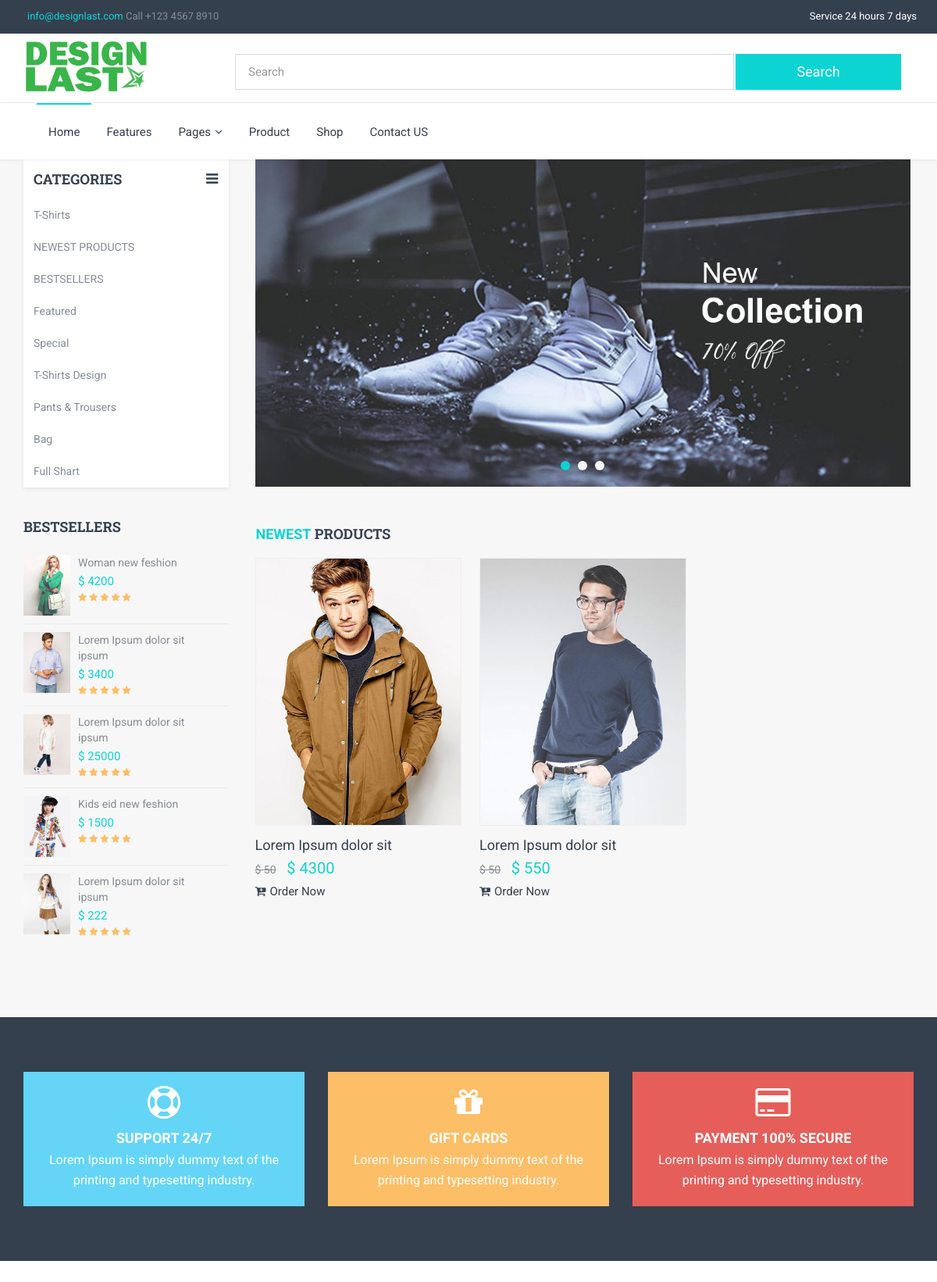
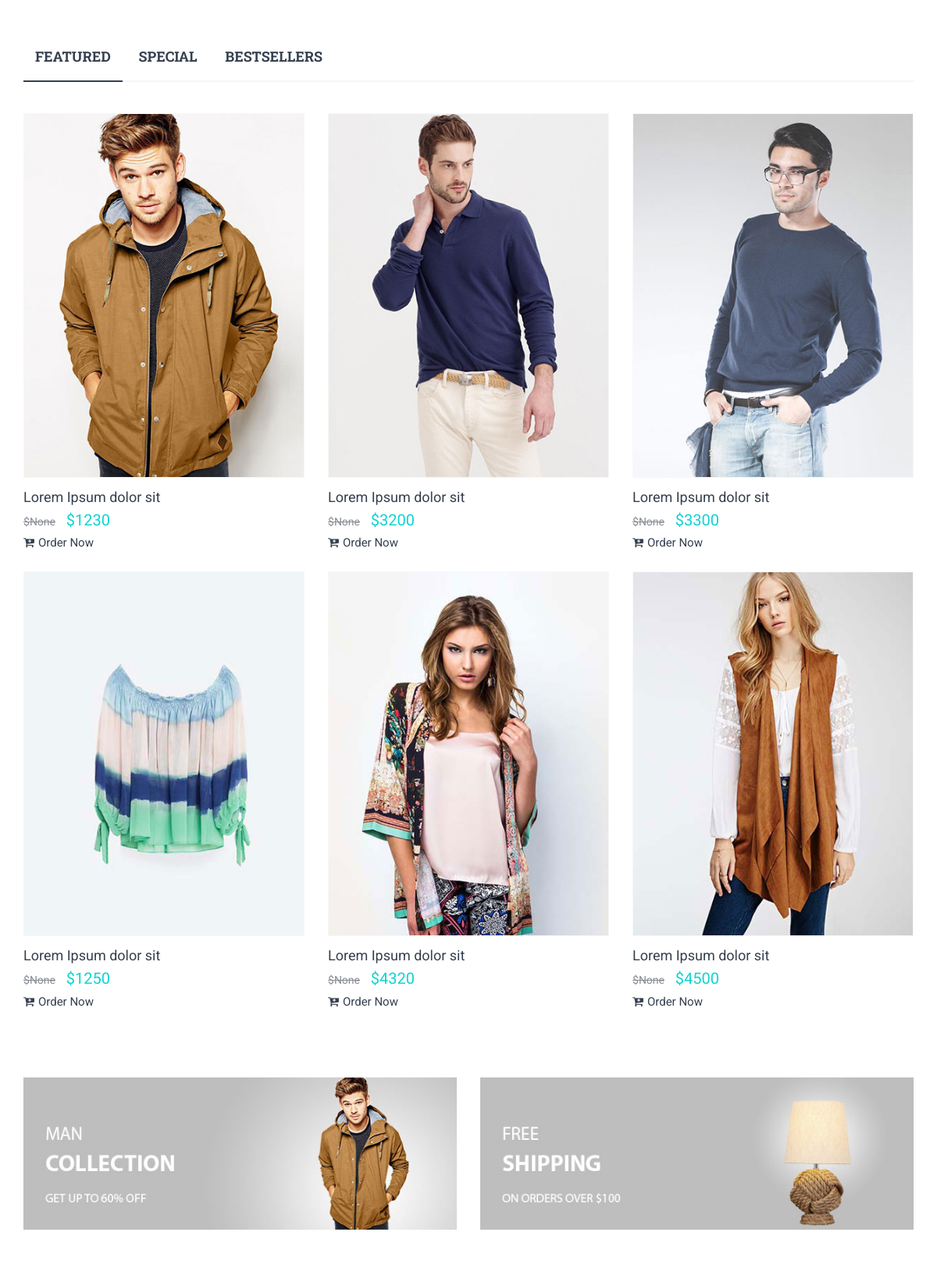
The page / (upper part) on the database its author committed (2 pictures, top to bottom).
### shopapp/models.py (models this page shows, shortened)
class Category(models.Model):
    name = models.CharField(max_length = 20, unique = True)
    create_at = models.DateTimeField(auto_now = True, auto_now_add = False)

class Product(models.Model):
    name = models.CharField(max_length = 100)
    product_code = models.IntegerField(blank = True, null = True)
    price = models.IntegerField()
    discount_price = models.IntegerField(blank = True, null = True)
    discount_off_price = models.IntegerField(blank = True, null = True)
    category = models.ForeignKey(Category, on_delete = models.CASCADE)
    color = models.ForeignKey(Color, on_delete = models.CASCADE)
    brand_name = models.ForeignKey(Brand, on_delete = models.CASCADE)
    image = models.ImageField(upload_to = 'product')
    order_now_link = models.URLField(max_length=200, blank=False)
    description = models.TextField()
    publish_on = models.DateTimeField(auto_now = False, auto_now_add = True)
    update_on = models.DateTimeField(auto_now = False, auto_now_add = True)

class Slider(models.Model):
    image = models.ImageField(upload_to = 'slider')
    title = models.CharField(max_length = 30, blank = True, null = True)
    create_at = models.DateTimeField(auto_now = True, auto_now_add = False)

### shopapp/views.py (the view)
# urls.py: path('', homepage, name = 'homepage'),
def homepage(request):
    product_search = Product.objects.all()
    slider_obj = Slider.objects.all()
    latest_product = Product.objects.filter(category__id = 2).order_by('-id')[:6]
    best_seller = Product.objects.filter(category__id = 3).order_by('-id')[:5]
    featured = Product.objects.filter(category__id = 4).order_by('-id')[:9]
    best_seller_galllery = Product.objects.filter(category__id = 3).order_by('-id')[:9]
    special = Product.objects.filter(category__id = 5).order_by('-id')[:9]
    cat_menu = Category.objects.all()
    search_query = request.GET.get('search_q')
    if search_query:
        product_search = product_search.filter(name__icontains = search_query)
    context = {
        'slider_obj' : slider_obj,
        'latest_product' : latest_product,
        'best_seller' : best_seller,
        'featured' : featured,
        'best_seller_galllery' : best_seller_galllery,
        'special' : special,
        'cat_menu' : cat_menu,
    }
    return render(request, 'design/index.html', context)

### templates/design/index.html (shortened to what this page needs)
{% extends 'app/base.html' %}
{% load static %}
{% block content %}
<section class="section light-backgorund">
    <div class="container">
        <div class="row">
            <div class="col-sm-4 col-md-3">
                <div class="navbar-vertical">
                    <ul class="nav nav-stacked">
                        <li class="header">
                            <h6 class="text-uppercase">Categories <i class="fa fa-navicon pull-right"></i></h6>
                        </li>
                        {% if cat_menu %}
                        {% for menu in cat_menu %}
                        <li>
                            <a class="dropdown-toggle"  href="{% url 'Category_View' menu.name %}">{{menu.name}}</a>
                        </li>
                        {% endfor %}
                        {% endif %}
                    </ul>
                </div>
                <hr class="spacer-20 no-border">
                <div class="widget hidden-xs">
                    <h6 class="subtitle text-uppercase">Bestsellers</h6>
                    <ul class="items">
                        {% if best_seller %}
                        {% for item in best_seller %}
                        <li>
                            <a href="shop-single-product-v1.html" class="product-image">
                                <img src="/media/{{item.image}}" alt="Sample Product ">
                            </a>
                            <div class="product-details">
                                <p class="product-name">
                                    <a href="{% url 'Single_page_views' item.id %}">{{item.name}}</a>
                                </p>
                                <span class="price text-primary">$ {{item.price}}</span>
                                <div class="rate text-warning">
                                    <i class="fa fa-star"></i>
                                    <i class="fa fa-star"></i>
                                    <i class="fa fa-star"></i>
                                    <i class="fa fa-star"></i>
                                    <i class="fa fa-star"></i>
                                </div>
                            </div>
                        </li>
                        {% endfor %}
                        {% endif %}
                    </ul>
                </div>
            </div>
            <div class="col-sm-8 col-md-9">
                <div class="row">
                    <div class="col-sm-12">
                        <div class="owl-carousel slider owl-theme">
                            {% for slider in slider_obj %}
                            <div class="item">
                                <figure>
                                    <a href="javascript:void(0);">
                                        <img src="/media/{{slider.image}}" alt=""/>
                                    </a>
                                </figure>
                            </div>
                            {% endfor %}
                        </div>
                    </div>
                </div>
                <hr class="spacer-20 no-border">
                <div class="row">
                    <div class="col-sm-12">
                        <h6 class="ml-5 mb-20 text-uppercase"><span class="text-primary">Newest</span> Products</h6>
                    </div>
                    <div class="col-sm-12">
                        <div class="owl-carousel column-3 owl-theme">
                            {% if latest_product %}
                            {% for item in latest_product %}
                            <div class="item">
                                <div class="thumbnail store style1">
                                    <div class="header">
                                        <figure class="layer">
                                            <a href="javascript:void(0);">
                                                <img src="/media/{{item.image}}" alt="">
                                            </a>
                                        </figure>
                                    </div>
                                    <div class="caption">
                                        <h6 class="regular"><a href="{% url 'Single_page_views' item.id %}">{{item.name}}</a></h6>
                                        <div class="price">
                                            <small class="amount off">$ {{item.discount_price}}</small>
                                            <span class="amount text-primary">$ {{item.price}}</span>
                                        </div>
                                        <a href="{{item.order_now_link}}"><i class="fa fa-cart-plus mr-5"></i>Order Now</a>
                                    </div>
                                </div>
                            </div>
                            {% endfor %}
                            {% endif %}
                        </div>
                    </div>
                </div>
            </div>
        </div>
    </div>
</section>
<section class="section dark-background">
    <div class="container">
        <div class="row">
            <div class="col-sm-4">
                <div class="icon-boxes style2 info-background">
                    <div class="icon">
                        <i class="fa fa-life-ring text-white"></i>
                    </div>
                    <div class="box-content">
                        <h6 class="alt-font text-white text-uppercase">Support 24/7</h6>
                        <p>Lorem Ipsum is simply dummy text of the printing and typesetting industry.</p>
                    </div>
                </div>
            </div>
            <div class="col-sm-4">
                <div class="icon-boxes style2 warning-background">
                    <div class="icon">
                        <i class="fa fa-gift text-white"></i>
                    </div>
                    <div class="box-content">
                        <h6 class="alt-font text-white text-uppercase">Gift cards</h6>
                        <p class="text-white">Lorem Ipsum is simply dummy text of the printing and typesetting industry.</p>
                    </div>
                </div>
            </div>
            <div class="col-sm-4">
                <div class="icon-boxes style2 danger-background">
                    <div class="icon">
                        <i class="fa fa-credit-card text-white"></i>
                    </div>
                    <div class="box-content">
                        <h6 class="alt-font text-white text-uppercase">Payment 100% Secure</h6>
                        <p class="text-white">Lorem Ipsum is simply dummy text of the printing and typesetting industry.</p>
                    </div>
                </div>
            </div>
        </div>
    </div>
</section>
<section class="section white-background">
    <div class="container">
        <div class="row">
            <div class="col-sm-12">
                <ul class="nav nav-tabs style1" role="tablist">
                    <li role="presentation" class="active">
                        <a href="#featured" aria-controls="featured" role="tab" data-toggle="tab"><h6 class="text-uppercase">Featured</h6></a>
                    </li>
                    <li role="presentation">
                        <a href="#special" aria-controls="special" role="tab" data-toggle="tab"><h6 class="text-uppercase">Special</h6></a>
                    </li>
                    <li role="presentation">
                        <a href="#bestsellers" aria-controls="bestsellers" role="tab" data-toggle="tab"><h6 class="text-uppercase">Bestsellers</h6></a>
                    </li>
                </ul>
                <div class="tab-content">
                    <div role="tabpanel" class="tab-pane fade in active" id="featured">
                        <div class="row column-3">
                          {% if featured %}
                          {% for item in featured %}
                            <div class="col-sm-6 col-md-4">
                                <div class="thumbnail store style1">
                                    <div class="header">
                                        <figure class="layer">
                                            <a href="javascript:void(0);">
                                                <img src="/media/{{ item.image }}" alt="">
                                            </a>
                                        </figure>
                                    </div>
                                    <div class="caption">
                                        <h6 class="regular"><a href="{% url 'Single_page_views' item.id %}">{{ item.name }}</a></h6>
                                        <div class="price">
                                            <small class="amount off">${{ item.discount_price }}</small>
                                            <span class="amount text-primary">${{ item.price }}</span>
                                        </div>
                                        <a href="{{item.order_now_link}}"><i class="fa fa-cart-plus mr-5"></i>Order Now</a>
                                    </div>
                                </div>
                            </div>
                            {% endfor %}
                            {% endif %}
                        </div>
                    </div>
                </div>
            </div>
        </div>
        <hr class="spacer-10 no-border"/>
        <div class="row">
            <div class="col-sm-6">
                <div class="box-banner-img">
                    <figure>
                        <a href="javascript:void(0);">
                            <img src="{% static 'img/banners/banner_04.jpg' %}" alt=""/>
                        </a>
                    </figure>
                </div>
            </div>
            <div class="col-sm-6">
                <div class="box-banner-img">
                    <figure>
                        <a href="javascript:void(0);">
                            <img src="{% static 'img/banners/banner_05.jpg' %}" alt=""/>
                        </a>
                    </figure>
                </div>
            </div>
        </div>
    </div>
</section>
{% endblock %}

### rows shown on the page
Category: name "T-Shirts"
Category: name "NEWEST PRODUCTS"
Category: name "BESTSELLERS"
Category: name "Featured"
Category: name "Special"
Category: name "T-Shirts Design"
Category: name "Pants & Trousers"
Category: name "Bag"
Category: name "Full Shart"
Product: image (picture), name "Woman new feshion", price "4200"
Product: image (picture), name "Lorem Ipsum dolor sit ipsum", price "3400"
Product: image (picture), name "Lorem Ipsum dolor sit ipsum", price "25000"
Product: image (picture), name "Kids eid new feshion", price "1500"
Product: image (picture), name "Lorem Ipsum dolor sit ipsum", price "222"
Slider: image (picture)
Product: image (picture), name "Lorem Ipsum dolor sit", discount_price "50", price "4300"
Product: image (picture), name "Lorem Ipsum dolor sit", discount_price "50", price "550"
Product: image (picture), name "Lorem Ipsum dolor sit", discount_price "None", price "1230"
Product: image (picture), name "Lorem Ipsum dolor sit", discount_price "None", price "3200"
Product: image (picture), name "Lorem Ipsum dolor sit", discount_price "None", price "3300"
Product: image (picture), name "Lorem Ipsum dolor sit", discount_price "None", price "1250"
Product: image (picture), name "Lorem Ipsum dolor sit", discount_price "None", price "4320"
Product: image (picture), name "Lorem Ipsum dolor sit", discount_price "None", price "4500"
